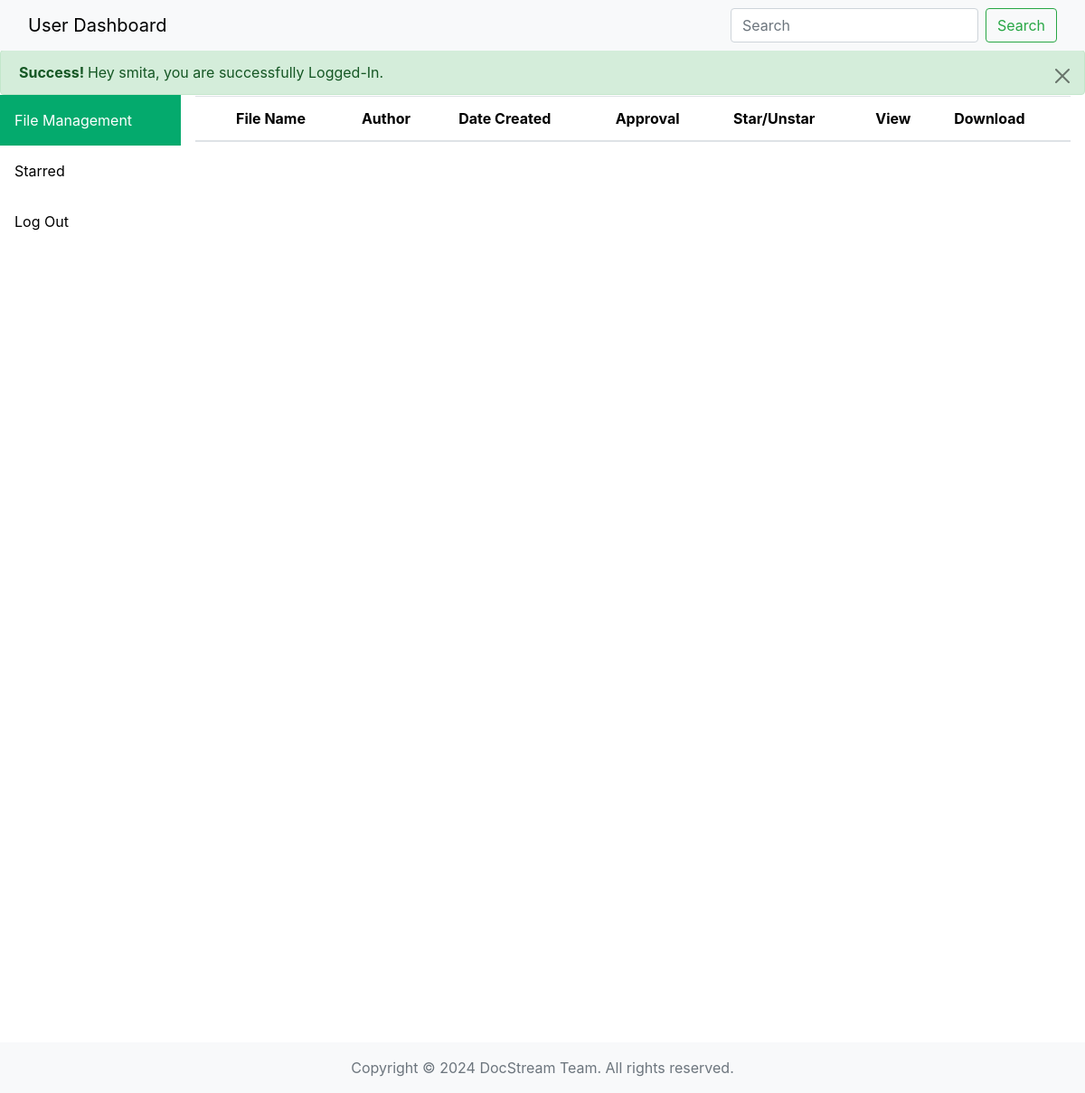
/user/user.php (signed in), run on an earlier commit of the app's database.
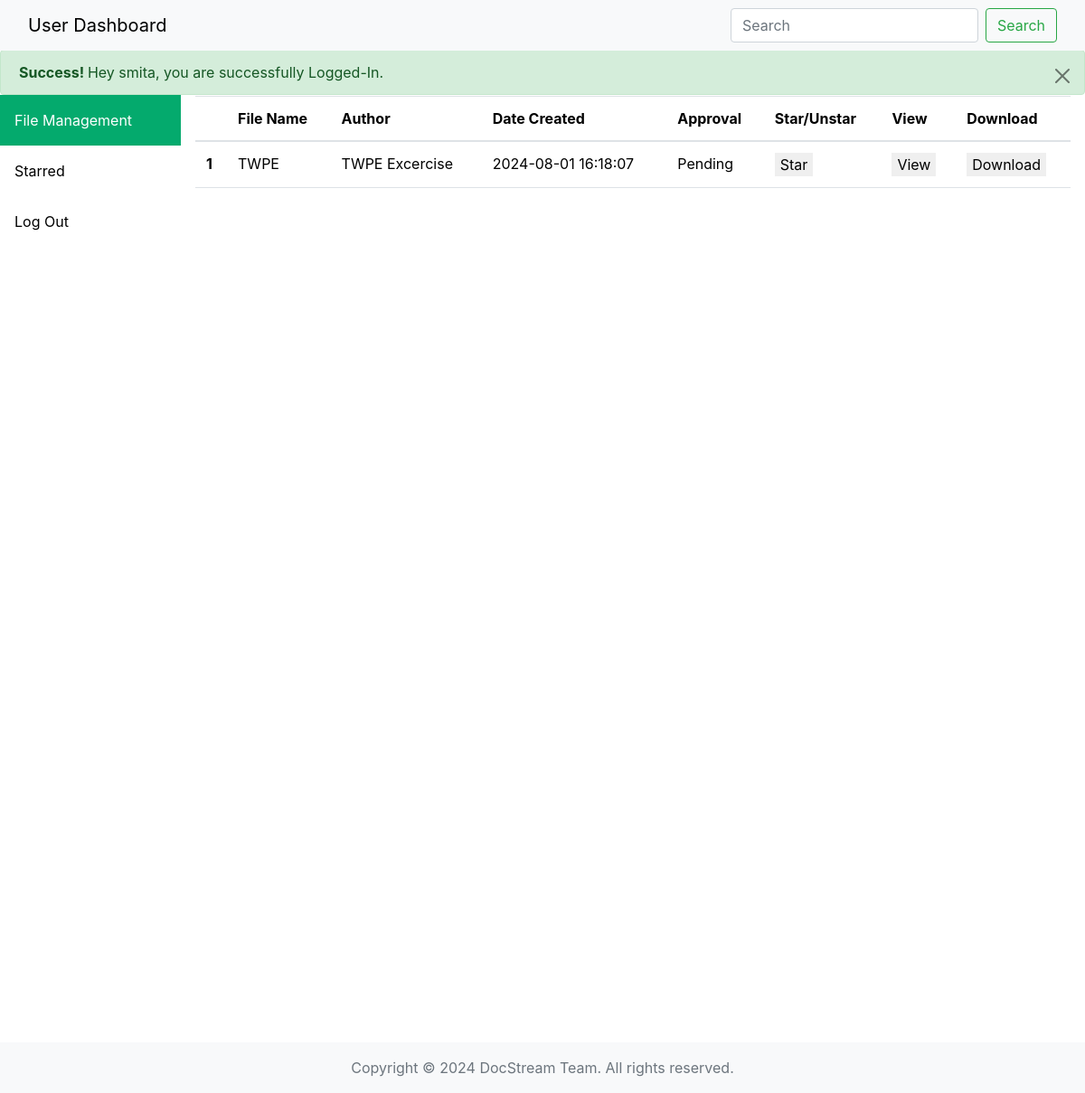
And on a later commit of the database.
### tables this page shows
CREATE TABLE `access_control` (
  `access_id` int(11) NOT NULL,
  `user_id` int(11) DEFAULT NULL,
  `document_id` int(11) DEFAULT NULL,
  `access_type` enum('View Only','View and Download') DEFAULT NULL,
  `access_granted_by` int(11) DEFAULT NULL,
  `granted_date` timestamp NOT NULL DEFAULT current_timestamp()
);

CREATE TABLE `documents` (
  `document_id` int(11) NOT NULL,
  `title` varchar(255) NOT NULL,
  `description` text DEFAULT NULL,
  `file_path` varchar(255) NOT NULL,
  `file_type` varchar(50) NOT NULL,
  `upload_date` timestamp NOT NULL DEFAULT current_timestamp(),
  `uploaded_by` int(11) DEFAULT NULL,
  `status` enum('Active','Archived') DEFAULT 'Active'
);

CREATE TABLE `document_approvals` (
  `approval_id` int(11) NOT NULL,
  `document_id` int(11) DEFAULT NULL,
  `approved_by` int(11) DEFAULT NULL,
  `approval_date` timestamp NOT NULL DEFAULT current_timestamp(),
  `status` enum('Pending','Approved','Rejected') NOT NULL DEFAULT 'Pending'
);

### user/user.php (the view, shortened to what this page needs)
<!DOCTYPE html>
<html lang="en">
<head>
    <link rel="stylesheet" href="/DMS/user/user.css">
    <link href="https://cdn.jsdelivr.net/npm/bootstrap@5.3.3/dist/css/bootstrap.min.css" rel="stylesheet"
>
    <link rel="stylesheet" href="https://stackpath.bootstrapcdn.com/bootstrap/4.4.1/css/bootstrap.min.css">
    <link rel="stylesheet" href="//cdn.datatables.net/1.10.20/css/jquery.dataTables.min.css">
</head>
<body style="padding-top: 55px;">
    <?php
    include '../partials/_dbconnect.php';
    $servername = "127.0.0.1";
    $username = "root";
    try {
        $conn = new PDO("mysql:host=$servername;dbname=dms", $username);
        $conn->setAttribute(PDO::ATTR_ERRMODE, PDO::ERRMODE_EXCEPTION);
    } catch (PDOException $e) {
    }
    $user = $_SESSION['srno'];
    $sql = "SELECT document_id, access_type FROM access_control WHERE user_id=$user";
    $result = $conn->query($sql);
    ?>
    <?php
    require '/xampp/htdocs/dms/partials/_header.php';
    if (!$_SESSION['alert_shown2']) {
        echo '<div class="alert alert-success alert-dismissible fade show alert-top mb-0" role="alert"><strong>Success! </strong>
            Hey ' . $_SESSION['username'] . ', you are successfully Logged-In.<button type="button" class="btn-close" data-bs-dismiss="alert" aria-label="Close"></button></div>';
    }
    ?>
    <div class="sidebar">
        <a class="active" id="fileManagement" href="#fileManagement">File Management</a>
        <a id="Starred" href="#Starred">Starred</a>
        <a id="logout" href="../index.php">Log Out</a>
    </div>
    <div id="fileManagementSection">
        <div class="content">
            <table class="table" id="myTable">
                <thead>
                    <tr>
                        <th scope="col"></th>
                        <th scope="col">File Name</th>
                        <th scope="col">Author</th>
                        <th scope="col">Date Created</th>
                        <th scope="col">Approval</th>
                        <th scope="col">Star/Unstar</th>
                        <th scope="col">View</th>
                        <th scope="col">Download</th>
                    </tr>
                </thead>
                <tbody class="table-group-divider">
                    <?php
                    if ($result->rowCount() > 0) {
                        $no = 0;
                        while ($row = $result->fetch(PDO::FETCH_ASSOC)) {
                            $sql1 = "SELECT title, description, file_path, upload_date, uploaded_by FROM documents WHERE document_id= $row[document_id]";
                            $result1 = $conn->query($sql1);
                            $row1 = $result1->fetch(PDO::FETCH_ASSOC);
                            $no++;
                            echo "<tr>
                            <th scope='row'>$no</th>
                            <td>{$row1['title']}</td>
                            <td>{$row1['description']}</td>
                            <td>{$row1['upload_date']}</td>
                            <td>";
                            $sql2 = "SELECT status FROM document_approvals WHERE document_id= $row[document_id]";
                            $result2 = $conn->query($sql2);
                            $row2 = $result2->fetch(PDO::FETCH_ASSOC);
                            echo $row2['status'];
                            echo "</td>
                            <td>
                                <form action='toggle_star.php' method='POST' style='display:inline;'>
                                    <input type='hidden' name='document_id' value='{$row['document_id']}'>
                                    <button type='submit'>";
                            $starred_sql_check = "SELECT * FROM starred_documents WHERE user_id=$user AND document_id={$row['document_id']}";
                            $starred_check_result = $conn->query($starred_sql_check);
                            echo $starred_check_result->rowCount() > 0 ? 'Unstar' : 'Star';
                            echo "</button>
                                </form>
                            </td>
                            <td>
                                <form action='view_file.php' method='GET' style='display:inline;'>
                                    <input type='hidden' name='id' value='{$row1['file_path']}'>
                                    <button type='submit'>View</button>
                                </form>
                            </td>
                            <td>
                                <form action='download_file.php' method='GET' style='display:inline;'>
                                    <input type='hidden' name='new' value='{$row1['file_path']}'>
                                    <button type='submit'>Download</button>
                                </form>
                            </td>
                        </tr>";
                        }
                    }
                    ?>
                </tbody>
            </table>
        </div>
    </div>
    <?php
    require '/xampp/htdocs/dms/partials/_footer.php';
    ?>
</body>
</html>

What changed in the data, as far as the page shows it:
added access_control: document.title "TWPE", document.description "TWPE Excercise", document.upload_date "2024-08-01 16:18:07", document_approvals.status "Pending"
